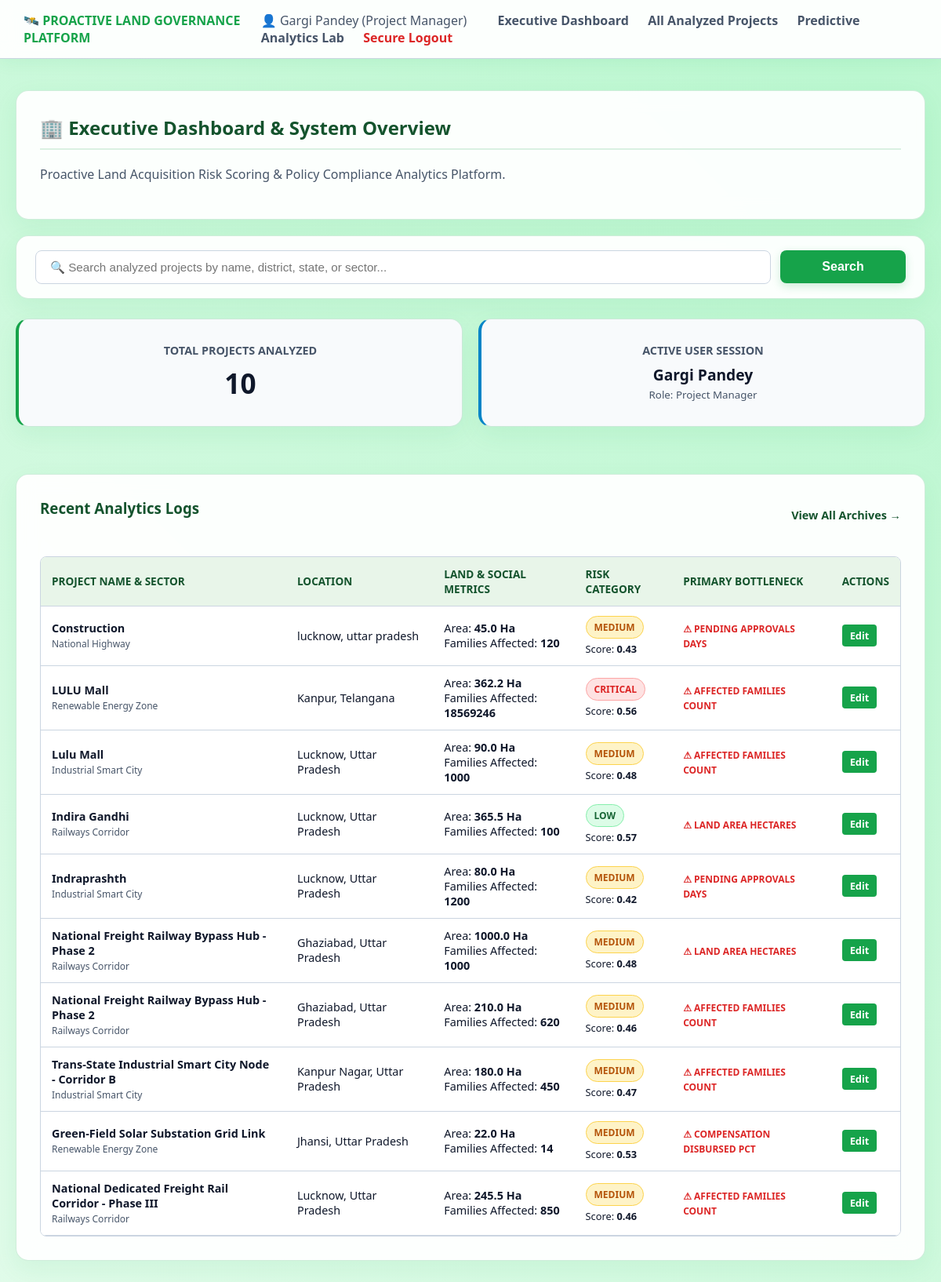
The app's page /dashboard (signed in) with its own data.
### tables this page shows
CREATE TABLE land_projects (
            id INTEGER PRIMARY KEY AUTOINCREMENT,
            project_name TEXT NOT NULL,
            project_type TEXT,
            district TEXT,
            state TEXT,
            land_area_hectares REAL,
            affected_families_count INTEGER,
            compensation_disbursed_pct REAL,
            pending_approvals_days INTEGER,
            legal_disputes_count INTEGER,
            possession_status_pct REAL,
            rehabilitation_progress_pct REAL,
            stakeholder_responsiveness_score REAL,
            historical_admin_performance REAL,
            documentation_incomplete_pct REAL,
            risk_score REAL,
            risk_category TEXT,
            sec4_prob REAL,
            sec11_prob REAL,
            sec23_prob REAL,
            primary_driver TEXT,
            created_at TIMESTAMP DEFAULT CURRENT_TIMESTAMP
        );

### app.py (the view)
@app.route("/")
@app.route("/dashboard")
def dashboard():
    if "user" not in session:
        return redirect(url_for("login"))
    query = request.args.get("q", "").strip()
    total_evals = db.fetch_total_count()
    if query:
        recent_searches = db.search_project_records(query)
    else:
        recent_searches = db.fetch_all_project_records(limit=10)
    return render_template("dashboard.html", total_count=total_evals, searches=recent_searches, search_query=query)

### database.py (called while the page is built)
def fetch_all_project_records(limit=10):
    conn = sqlite3.connect(DB_FILE)
    conn.row_factory = sqlite3.Row
    cursor = conn.cursor()
    cursor.execute('SELECT * FROM land_projects ORDER BY created_at DESC LIMIT ?', (limit,))
    records = cursor.fetchall()
    conn.close()
    return records

def fetch_total_count():
    conn = sqlite3.connect(DB_FILE)
    cursor = conn.cursor()
    cursor.execute('SELECT COUNT(*) FROM land_projects')
    count = cursor.fetchone()[0]
    conn.close()
    return count

### templates/dashboard.html (shortened to what this page needs)
{% extends "base.html" %}
{% block content %}
<div class="card" style="margin-bottom: 20px;">
    <h2>🏢 Executive Dashboard & System Overview</h2>
    <p style="color: var(--text-muted); margin-top: 5px;">
        Proactive Land Acquisition Risk Scoring & Policy Compliance Analytics Platform.
    </p>
</div>
<div class="card" style="margin-bottom: 25px; padding: 18px 24px;">
    <form method="GET" action="{{ url_for('dashboard') }}" style="display: flex; gap: 12px; align-items: center; width: 100%;">
        <div style="flex-grow: 1; position: relative;">
            <input
                type="text"
                id="dashboardSearchInput"
                name="q"
                value="{{ search_query if search_query else '' }}"
                placeholder="🔍 Search analyzed projects by name, district, state, or sector..."
                style="width: 100%; padding: 12px 18px; border: 1px solid #cbd5e1; border-radius: 8px; font-size: 0.95rem; outline: none; box-sizing: border-box;"
                onkeyup="filterDashboardTable()"
            >
        </div>
        <button
            type="submit"
            style="flex-shrink: 0; min-width: 120px; max-width: 160px; padding: 12px 20px; background-color: var(--accent-green, #16a34a); color: white; border: none; border-radius: 8px; font-weight: 600; cursor: pointer; white-space: nowrap; margin-top: 0;"
        >
            Search
        </button>
    </form>
</div>
<div style="display: grid; grid-template-columns: repeat(auto-fit, minmax(250px, 1fr)); gap: 20px; margin-bottom: 30px;">
    <div class="card" style="text-align: center; background: #f8fafc; border-left: 4px solid var(--accent-green);">
        <h3 style="color: var(--text-muted); font-size: 0.9rem; margin-bottom: 8px;">TOTAL PROJECTS ANALYZED</h3>
        <p style="font-size: 2.2rem; font-weight: 800; color: #0f172a; margin: 0;">{{ total_count }}</p>
    </div>
    <div class="card" style="text-align: center; background: #f8fafc; border-left: 4px solid #0284c7;">
        <h3 style="color: var(--text-muted); font-size: 0.9rem; margin-bottom: 8px;">ACTIVE USER SESSION</h3>
        <p style="font-size: 1.2rem; font-weight: 700; color: #0f172a; margin: 8px 0 0 0;">{{ session.get('user') }}</p>
        <small style="color: var(--text-muted);">Role: {{ session.get('role') }}</small>
    </div>
</div>
<div class="card">
    <div style="display: flex; justify-content: space-between; align-items: center; margin-bottom: 20px;">
        <h3>Recent Analytics Logs {% if search_query %}(Filtered by: "{{ search_query }}"){% endif %}</h3>
        <a href="{{ url_for('view_projects') }}" style="color: var(--header-green); text-decoration: none; font-weight: 600; font-size: 0.9rem;">View All Archives →</a>
    </div>
    <div style="overflow-x: auto;">
        <table id="projectsTable">
            <thead>
                <tr>
                    <th>Project Name & Sector</th>
                    <th>Location</th>
                    <th>Land & Social Metrics</th>
                    <th>Risk Category</th>
                    <th>Primary Bottleneck</th>
                    <th>Actions</th>
                </tr>
            </thead>
            <tbody>
                {% for p in searches %}
                <tr class="project-row">
                    <td class="searchable-text">
                        <strong>{{ p['project_name'] }}</strong><br>
                        <small style="color: var(--text-muted);">{{ p['project_type'] }}</small>
                    </td>
                    <td class="searchable-text">
                        {{ p['district'] }}, {{ p['state'] }}
                    </td>
                    <td>
                        Area: <strong>{{ p['land_area_hectares'] }} Ha</strong><br>
                        Families Affected: <strong>{{ p['affected_families_count'] }}</strong>
                    </td>
                    <td>
                        <span class="badge badge-{{ p['risk_category'] }}">{{ p['risk_category'] }}</span>
                        <div style="font-size: 0.8rem; margin-top: 4px;">Score: <strong>{{ p['risk_score'] }}</strong></div>
                    </td>
                    <td>
                        <small style="color:#dc2626; font-weight:700;">⚠ {{ p['primary_driver'] }}</small>
                    </td>
                    <td>
                        <a href="{{ url_for('edit_project', project_id=p['id']) }}" style="display: inline-block; background-color: var(--accent-green); color: white; padding: 5px 10px; border-radius: 4px; text-decoration: none; font-size: 0.8rem; font-weight: 600;">Edit</a>
                    </td>
                </tr>
                {% else %}
                <tr id="noResultsRow">
                    <td colspan="6" style="text-align: center; color: var(--text-muted); padding: 20px;">
                        No project records match the current criteria.
                    </td>
                </tr>
                {% endfor %}
            </tbody>
        </table>
    </div>
</div>
{% endblock %}

### static/css/style.css (style rules this page uses)
:root { --bg-gradient: linear-gradient(45deg, #ffffff, #f0fdf4, #bbf7d0, #f0fdf4); --card-bg: rgba(255, 255, 255, 0.94); --accent-green: #16a34a; --accent-hover: #15803d; --text-dark: #0f172a; --text-muted: #475569; --border-gray: #cbd5e1; --danger-red: #dc2626; --header-green: #14532d; }
body { font-family: 'Segoe UI', system-ui, sans-serif; background: var(--bg-gradient); background-size: 400% 400%; background-attachment: fixed; color: var(--text-dark); margin: 0; padding: 0; min-height: 100vh; animation: gradientMove 12s ease infinite; }
.card { background-color: var(--card-bg); border: 1px solid rgba(22, 163, 74, 0.2); border-radius: 16px; padding: 30px; box-shadow: 0 10px 30px rgba(22, 163, 74, 0.08); margin-bottom: 30px; backdrop-filter: blur(12px); }
h1, h2, h3 { color: var(--header-green); margin-top: 0; }
h2 { border-bottom: 2px solid rgba(22, 163, 74, 0.15); padding-bottom: 10px; }
input, select, textarea { width: 100%; padding: 12px; background-color: #ffffff; border: 1px solid var(--border-gray); border-radius: 8px; color: var(--text-dark); box-sizing: border-box; font-size: 0.95rem; }
button { background-color: var(--accent-green); color: #ffffff; font-weight: 700; padding: 14px; border: none; border-radius: 8px; cursor: pointer; width: 100%; font-size: 1rem; box-shadow: 0 4px 12px rgba(22, 163, 74, 0.2); transition: all 0.2s ease; }
table { width: 100%; border-collapse: separate; border-spacing: 0; margin-top: 10px; border-radius: 8px; overflow: hidden; border: 1px solid var(--border-gray); }
th, td { padding: 12px 14px; text-align: left; border-bottom: 1px solid var(--border-gray); }
th { background-color: #e8f5e9; color: var(--header-green); font-weight: 700; font-size: 0.85rem; text-transform: uppercase; }
td { background-color: #ffffff; font-size: 0.9rem; }
.badge { padding: 5px 10px; border-radius: 20px; font-size: 0.75rem; font-weight: 700; display: inline-block; }
.badge-CRITICAL { background-color: #fee2e2; color: var(--danger-red); border: 1px solid #fca5a5; }
.badge-MEDIUM { background-color: #fef3c7; color: #b45309; border: 1px solid #fcd34d; }
.badge-LOW { background-color: #dcfce7; color: #166534; border: 1px solid #86efac; }

### records on screen
land_projects: project_name "Construction", project_type "National Highway", district "lucknow", state "uttar pradesh", land_area_hectares "45.0", affected_families_count "120", risk_category "MEDIUM", risk_score "0.43", primary_driver "PENDING APPROVALS DAYS"
land_projects: project_name "LULU Mall", project_type "Renewable Energy Zone", district "Kanpur", state "Telangana", land_area_hectares "362.2", affected_families_count "18569246", risk_category "CRITICAL", risk_score "0.56", primary_driver "AFFECTED FAMILIES COUNT"
land_projects: project_name "Lulu Mall", project_type "Industrial Smart City", district "Lucknow", state "Uttar Pradesh", land_area_hectares "90.0", affected_families_count "1000", risk_category "MEDIUM", risk_score "0.48", primary_driver "AFFECTED FAMILIES COUNT"
land_projects: project_name "Indira Gandhi", project_type "Railways Corridor", district "Lucknow", state "Uttar Pradesh", land_area_hectares "365.5", affected_families_count "100", risk_category "LOW", risk_score "0.57", primary_driver "LAND AREA HECTARES"
land_projects: project_name "Indraprashth", project_type "Industrial Smart City", district "Lucknow", state "Uttar Pradesh", land_area_hectares "80.0", affected_families_count "1200", risk_category "MEDIUM", risk_score "0.42", primary_driver "PENDING APPROVALS DAYS"
land_projects: project_name "National Freight Railway Bypass Hub - Phase 2", project_type "Railways Corridor", district "Ghaziabad", state "Uttar Pradesh", land_area_hectares "1000.0", affected_families_count "1000", risk_category "MEDIUM", risk_score "0.48", primary_driver "LAND AREA HECTARES"
land_projects: project_name "National Freight Railway Bypass Hub - Phase 2", project_type "Railways Corridor", district "Ghaziabad", state "Uttar Pradesh", land_area_hectares "210.0", affected_families_count "620", risk_category "MEDIUM", risk_score "0.46", primary_driver "AFFECTED FAMILIES COUNT"
land_projects: project_name "Trans-State Industrial Smart City Node - Corridor B", project_type "Industrial Smart City", district "Kanpur Nagar", state "Uttar Pradesh", land_area_hectares "180.0", affected_families_count "450", risk_category "MEDIUM", risk_score "0.47", primary_driver "AFFECTED FAMILIES COUNT"
land_projects: project_name "Green-Field Solar Substation Grid Link", project_type "Renewable Energy Zone", district "Jhansi", state "Uttar Pradesh", land_area_hectares "22.0", affected_families_count "14", risk_category "MEDIUM", risk_score "0.53", primary_driver "COMPENSATION DISBURSED PCT"
land_projects: project_name "National Dedicated Freight Rail Corridor - Phase III", project_type "Railways Corridor", district "Lucknow", state "Uttar Pradesh", land_area_hectares "245.5", affected_families_count "850", risk_category "MEDIUM", risk_score "0.46", primary_driver "AFFECTED FAMILIES COUNT"

### other values on screen
{{ session.get('user') }} "Gargi Pandey"
{{ session.get('role') }} "Project Manager"
{{ total_count }} "10"
